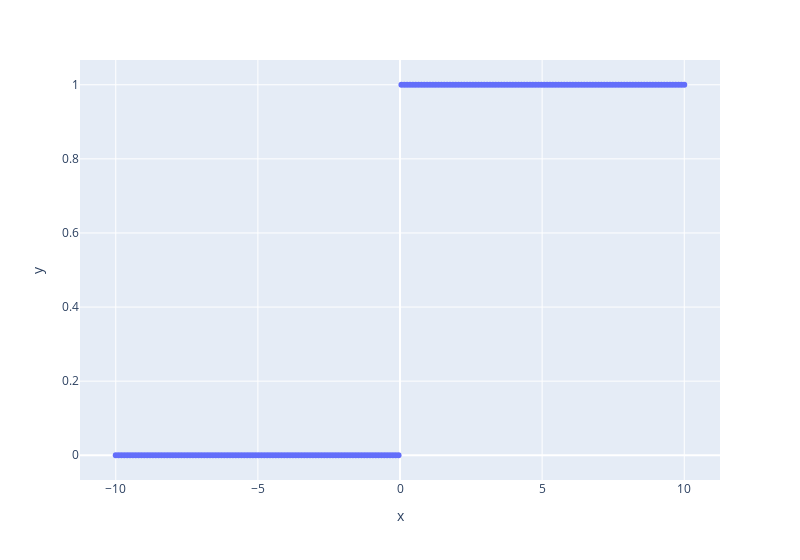

The cell this chart's notebook holds for it:
### Code cell
y_ = np.array([dev_relu(v) for v in x])

px.scatter(x=x, y=y_, width=800)

### Figure 1 — Plotly figure (JSON) as saved in the notebook; plotly's stock layout.template omitted (floating-point values rounded to 4 significant figures; data arrays with more than 128 entries replaced by an {"elided": "..."} marker saying what was removed)
{"data": [{"hovertemplate": "x=%{x}<br>y=%{y}<extra></extra>", "legendgroup": "", "marker": {"color": "#636efa", "symbol": "circle"}, "mode": "markers", "name": "", "orientation": "v", "showlegend": false, "type": "scatter", "x": {"elided": "200 float values"}, "xaxis": "x", "y": {"elided": "200 int values"}, "yaxis": "y"}], "layout": {"legend": {"tracegroupgap": 0}, "margin": {"t": 60}, "width": 800, "xaxis": {"anchor": "y", "domain": [0, 1], "title": {"text": "x"}}, "yaxis": {"anchor": "x", "domain": [0, 1], "title": {"text": "y"}}}}
